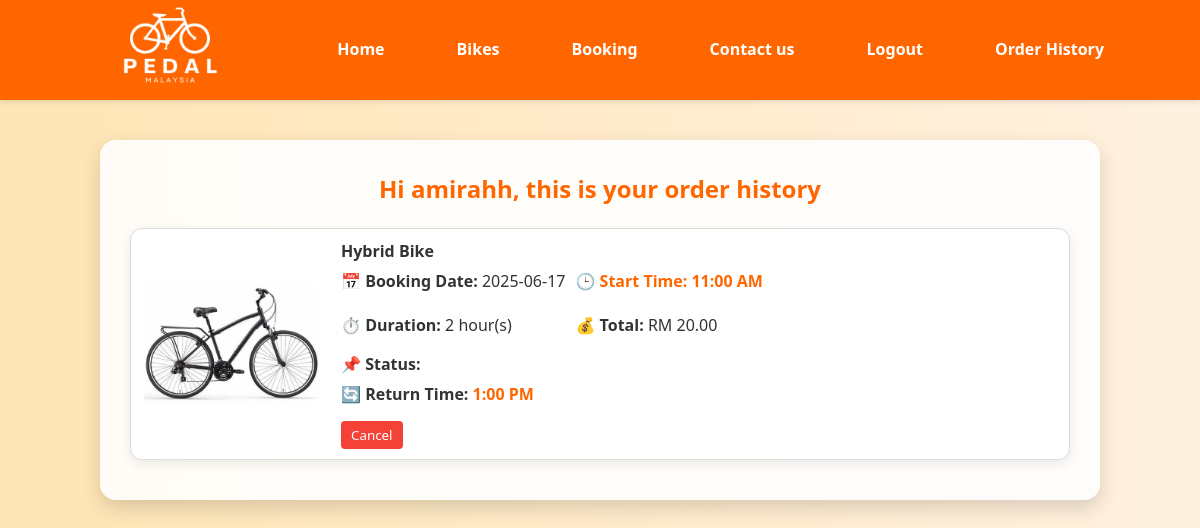
The app's page /order-history.php (signed in) with its own data.
### tables this page shows
CREATE TABLE `users` (
  `id` int(11) NOT NULL,
  `username` varchar(50) NOT NULL,
  `password` varchar(255) NOT NULL,
  `role` enum('admin','customer') NOT NULL DEFAULT 'customer'
);

CREATE TABLE `rentals` (
  `rental_id` int(11) NOT NULL,
  `user_id` int(11) NOT NULL,
  `bike_id` int(11) NOT NULL,
  `booking_date` date NOT NULL,
  `rental_hours` int(11) NOT NULL,
  `total_price` decimal(10,2) NOT NULL,
  `created_at` datetime DEFAULT current_timestamp(),
  `booking_time` time DEFAULT NULL
);

CREATE TABLE `bicycles` (
  `bike_id` int(11) NOT NULL,
  `bike_name` varchar(100) NOT NULL,
  `image_url` varchar(255) DEFAULT NULL,
  `price_per_hour` decimal(10,2) NOT NULL,
  `description` text DEFAULT NULL,
  `created_at` datetime DEFAULT current_timestamp(),
  `deposit` decimal(10,2) DEFAULT 0.00
);

### order-history.php (the view, shortened to what this page needs)
<?php
require_once 'db.php';
$user_id = $_SESSION['user_id'] ?? null;
$userQuery = "SELECT username FROM users WHERE id = ?";
$userStmt = $conn->prepare($userQuery);
$userStmt->bind_param("i", $user_id);
$userStmt->execute();
$userResult = $userStmt->get_result();
$userRow = $userResult->fetch_assoc();
$username = $userRow['username'] ?? 'User';
$query = "SELECT r.*, b.bike_name, b.image_url FROM rentals r
          JOIN bicycles b ON r.bike_id = b.bike_id
          WHERE r.user_id = ? ORDER BY r.created_at DESC";
$stmt = $conn->prepare($query);
$stmt->bind_param("i", $user_id);
$stmt->execute();
$result = $stmt->get_result();
function formatTime($time) {
    $timestamp = strtotime($time);
    return date('g:i A', $timestamp);
}
?>
<!DOCTYPE html>
<html lang="en">
<head>
  <link rel="stylesheet" href="style.css" />
  <link rel="stylesheet" href="https://cdnjs.cloudflare.com/ajax/libs/font-awesome/6.5.0/css/all.min.css" />
</head>
<body>
<nav class="navbar">
  <div class="logo">
    <img src="pedal (2).png" alt="Pedal Malaysia Logo" />
  </div>
  <div class="nav-left">
    <a href="index.php">Home</a>
    <a href="bikes.php">Bikes</a>
    <a href="booking.php">Booking</a>
    <a href="contact.php">Contact us</a>
    <?php if (isset($_SESSION['user_id'])): ?>
      <a href="logout.php">Logout</a>
      <a href="order-history.php">Order History</a>
    <?php else: ?>
      <a href="login.php">Login</a>
    <?php endif; ?>
  </div>
</nav>
<div class="container">
  <h2>Hi <?= htmlspecialchars($username) ?>, this is your order history</h2>
  <?php if ($result->num_rows > 0): ?>
    <?php while ($row = $result->fetch_assoc()): ?>
      <div class="order-item" style="border:1px solid #ddd; padding:10px; margin-bottom:10px;">
        <img src="<?= htmlspecialchars($row['image_url']) ?>" alt="<?= htmlspecialchars($row['bike_name']) ?>" width="200" />
        <div class="order-info">
          <h4><?= htmlspecialchars($row['bike_name']) ?></h4>
          <div class="booking-details">
            <p><strong>📅 Booking Date:</strong> <?= htmlspecialchars($row['booking_date']) ?></p>
            <p class="booking-time"><strong>🕒 Start Time:</strong> <?= formatTime($row['booking_time']) ?></p>
            <p><strong>⏱️ Duration:</strong> <?= htmlspecialchars($row['rental_hours']) ?> hour(s)</p>
            <p><strong>💰 Total:</strong> RM <?= number_format($row['total_price'], 2) ?></p>
          </div>
          <p><strong>📌 Status:</strong>
</p>
          <?php
          if (!empty($row['booking_time']) && !empty($row['rental_hours'])) {
              $startTime = strtotime($row['booking_time']);
              $returnTime = $startTime + ($row['rental_hours'] * 3600);
              $returnTimeFormatted = date('g:i A', $returnTime);
              echo "<p><strong>🔄 Return Time:</strong> <span class='booking-time'>{$returnTimeFormatted}</span></p>";
          }
          ?>
          <form method="POST" action="delete_booking.php" style="display:inline-block; margin-top:10px;" onsubmit="return confirm('Are you sure you want to cancel this booking?');">
            <button type="submit" style="padding:5px 10px; background:#f44336; color:white; border:none; border-radius:4px; cursor:pointer;">Cancel</button>
          </form>
        </div>
      </div>
    <?php endwhile; ?>
  <?php else: ?>
    <p style="text-align:center;">You have no rental history yet.</p>
  <?php endif; ?>
</div>
</body>
</html>

### style.css (style rules this page uses)
* { margin: 0; padding: 0; box-sizing: border-box; font-family: 'Segoe UI', Tahoma, Geneva, Verdana, sans-serif; }
body { background-color: #ffffff; color: #b35000; line-height: 1.6; }
nav.navbar { display: flex; justify-content: space-between; align-items: center; padding: 15px 70px; background-color: #ff6600; color: white; height: 100px; }
nav.navbar .nav-left { display: flex; gap: 20px; align-items: center; }
nav.navbar .nav-left a { text-decoration: none; color: #ffffff; font-weight: 600; font-size: 16px; padding: 8px 14px; border-radius: 6px; transition: background-color 0.3s ease; }
.navbar { display: flex; justify-content: space-between; align-items: center; background-color: #fff; padding: 10px 20px; box-shadow: 0 2px 5px rgba(0,0,0,0.1); font-family: Arial, sans-serif; }
body { margin: 0; font-family: 'Arial', sans-serif; color: #b35000; }
.navbar { display: flex; justify-content: space-between; background-color: #222; padding: 10px 20px; }
.nav-left a, .nav-right a { color: white; margin-right: 15px; text-decoration: none; }
.container { max-width: 1000px; margin: 40px auto; padding: 0 20px; }

### order-history.php (style rules this page uses)
body { margin: 0; font-family: 'Segoe UI', Tahoma, Geneva, Verdana, sans-serif; background: linear-gradient(to right, #ffe5b4, #fff1e0); color: #333; }
.navbar { display: flex; justify-content: space-between; align-items: center; background-color: rgba(255, 165, 0, 0.9); padding: 10px 20px; position: sticky; top: 0; z-index: 1000; }
.navbar a { color: white; text-decoration: none; margin: 0 12px; font-weight: 600; }
.logo img { height: 200px; }
.nav-left { display: flex; flex-wrap: wrap; align-items: center; }
.container { max-width: 1000px; margin: 40px auto; background: rgba(255, 255, 255, 0.9); padding: 30px; border-radius: 16px; box-shadow: 0 8px 20px rgba(0, 0, 0, 0.15); }
.container h2 { text-align: center; color: #ff6600; margin-bottom: 20px; }
.order-item { display: flex; align-items: center; background-color: #fff; padding: 20px; border-radius: 12px; box-shadow: 0 4px 12px rgba(0, 0, 0, 0.08); margin-bottom: 20px; }
.order-item img { width: 180px; height: 120px; object-fit: cover; border-radius: 10px; margin-right: 20px; }
.order-info p { margin: 4px 0; }
.booking-time { color: #ff6600; font-weight: 600; }
.booking-details { display: grid; grid-template-columns: 1fr 1fr; gap: 10px; margin-bottom: 10px; }

### records on screen
users: username "amirahh"
rentals: bike.image_url (picture), bike.bike_name "Hybrid Bike", booking_date "2025-06-17", booking_time "11:00 AM", rental_hours "2", total_price "20.00", returnTimeFormatted "1:00 PM"
